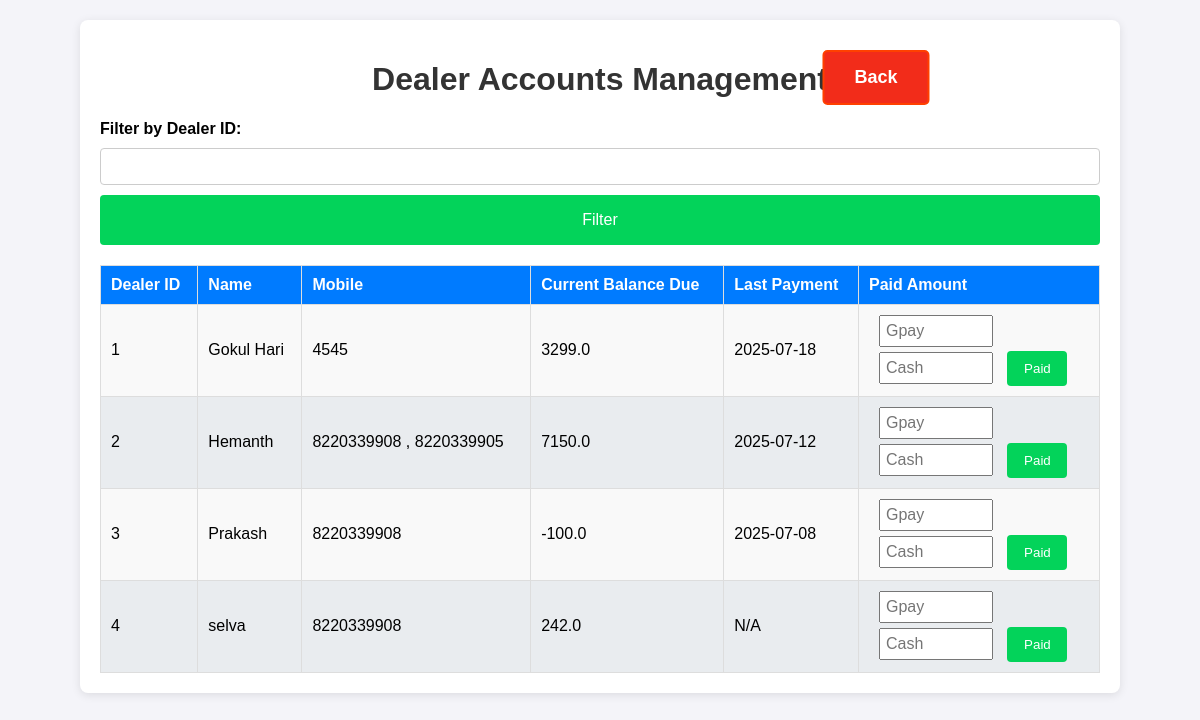
Page /dealer_accounts on the earlier database version.
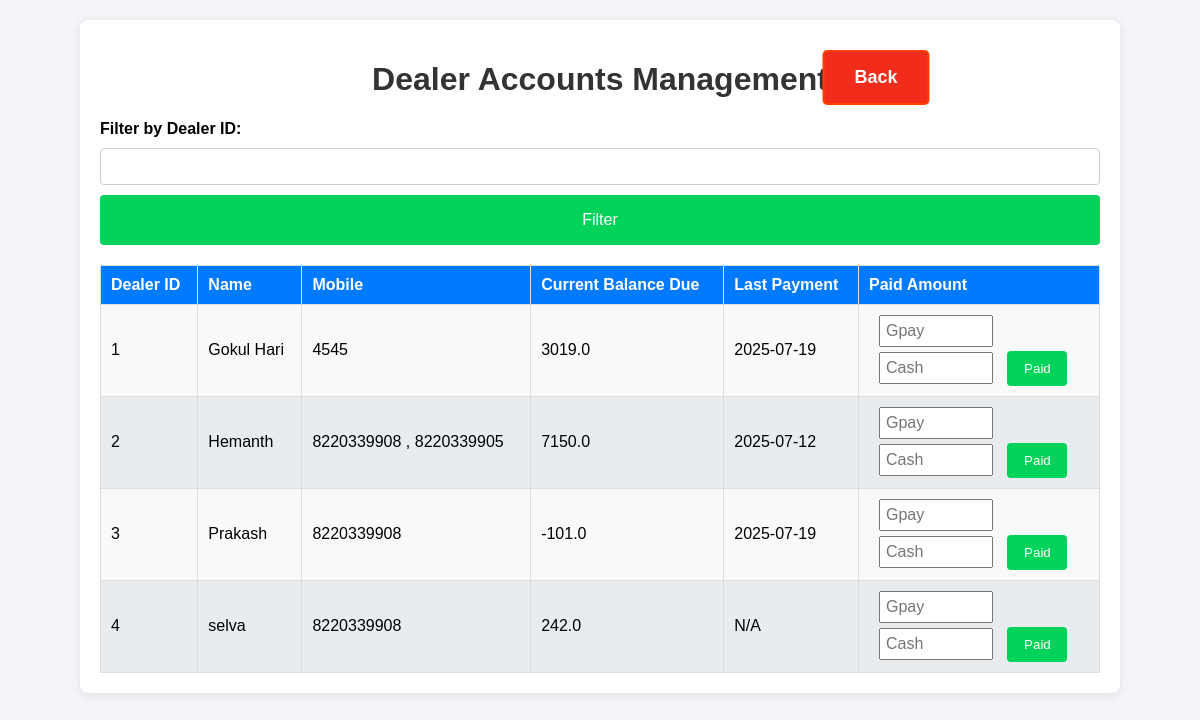
Same page on the later database version.
### app.py (models this page shows)
class Dealer_details(db.Model):
    id = db.Column(db.Integer, primary_key=True)
    dealer_id = db.Column(db.String(100), nullable=False, unique=True)
    name = db.Column(db.String(100), nullable=False)
    mobile = db.Column(db.String(15), nullable=False)
    address = db.Column(db.String(400), nullable=True)
    aadhaar_file = db.Column(db.String(400))  # Path to Aadhaar copy
    photo_file = db.Column(db.String(400))

class DealerAccounts(db.Model):
    id = db.Column(db.Integer, primary_key=True)
    dealer_id = db.Column(db.String(100), db.ForeignKey('dealer_details.dealer_id'), nullable=False, unique=True)
    current_balance = db.Column(db.Float, default=0.0)
    last_payment_date = db.Column(db.DateTime)
    dealer = db.relationship('Dealer_details', backref='account')

### app.py (the view)
@app.route('/dealer_accounts')
def dealer_accounts():
    dealers = get_filtered_data_dealer_account(request)
    return render_template("dealer_accounts.html", dealers=dealers)

### app.py (called while the page is built)
def get_filtered_data_dealer_account(request):
    dealer_id_filter = request.args.get('dealer_id', '')  # Default is an empty string
    filter_button = request.args.get('filter_button', '')
    query = db.session.query(Dealer_details, DealerAccounts).outerjoin(DealerAccounts, Dealer_details.dealer_id == DealerAccounts.dealer_id)
    if filter_button and dealer_id_filter:
        query = query.filter(Dealer_details.dealer_id == dealer_id_filter)
    filtered_data = query.order_by(Dealer_details.name.asc()).all()
    return filtered_data

### templates/dealer_accounts.html (shortened to what this page needs)
<!DOCTYPE html>
<html lang="en">
    <head>
    <link rel="stylesheet" href="/static/styles.css">
</head>
<body>
    <div class="container dealer_accounts_container">
        <h1>Dealer Accounts Management</h1>
        <a href="/" class="back">Back</a>
        <form method="GET" class="form">
            <label for="dealer_id">Filter by Dealer ID:</label>
            <input type="text" id="dealer_id" name="dealer_id" value="{{ dealer_id }}">
            <button type="submit" name="filter_button" value="submit" class="btn">Filter</button>
        </form>
        <table class="dealer_accounts">
            <thead>
                <tr>
                    <th>Dealer ID</th>
                    <th>Name</th>
                    <th>Mobile</th>
                    <th>Current Balance Due</th>
                    <th>Last Payment</th>
                    <th class="action">Paid Amount</th>
                </tr>
            </thead>
            <tbody>
                {% for dealer, account in dealers %}
                <tr>
                    <td>{{ dealer.dealer_id }}</td>
                    <td>{{ dealer.name }}</td>
                    <td>{{ dealer.mobile }}</td>
                    <td>{{ account.current_balance if account else 0 }}</td>
                    <td>{{ account.last_payment_date.strftime("%Y-%m-%d") if account and account.last_payment_date else "N/A" }}</td>
                    <td>
                        <form method="POST" action="{{ url_for('update_payment', dealer_id=dealer.dealer_id) }}">
                            <input class="amount" type="number" name="amount_paid_gpay" step="0.01" placeholder="Gpay" required>
                            <input class="amount" style="margin-top: 5px;" type="number" name="amount_paid_cash" step="0.01" placeholder="Cash" required>
                            <button class="pay" type="submit">Paid</button>
                        </form>
                    </td>
                </tr>
                {% endfor %}
            </tbody>
        </table>
    </div>
</body>
</html>

Differences in the rows shown:
changed through a linked row, Dealer_details "Gokul Hari": current_balance "3299.0" → "3019.0"; last_payment_date "2025-07-18" → "2025-07-19"
changed through a linked row, Dealer_details "Prakash": current_balance "-100.0" → "-101.0"; last_payment_date "2025-07-08" → "2025-07-19"
